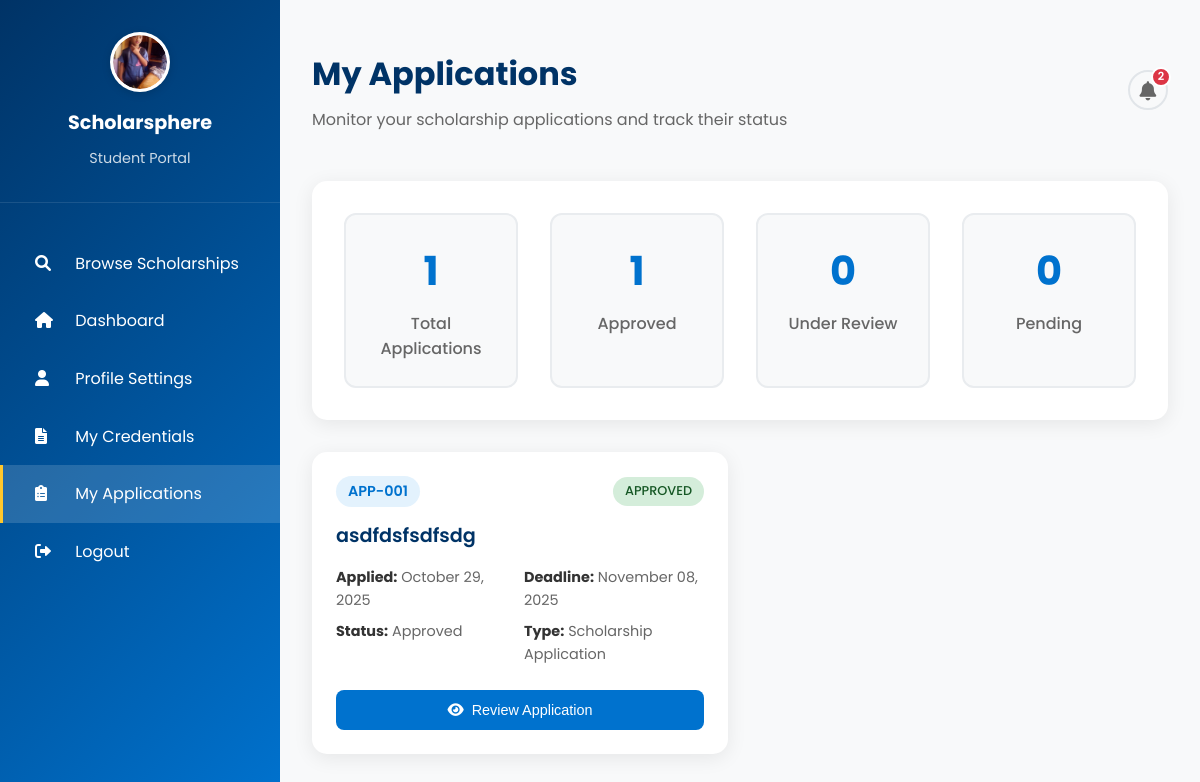
The app's page /students/applications (signed in) with its own data.
### app.py (models this page shows, shortened)
class User(UserMixin, db.Model):
    __tablename__ = 'users'
    id = db.Column(db.Integer, primary_key=True)
    first_name = db.Column(db.String(100), nullable=False)
    last_name = db.Column(db.String(100), nullable=False)
    email = db.Column(db.String(255), nullable=False, unique=True)
    student_id = db.Column(db.String(8), unique=True)
    birthday = db.Column(db.Date)
    password_hash = db.Column(db.String(255), nullable=False)
    role = db.Column(db.Enum('student', 'provider', 'admin'), nullable=False, default='student')
    profile_picture = db.Column(db.String(255), nullable=True)
    year_level = db.Column(db.String(20), nullable=True)  # 1st year, 2nd year, 3rd year, 4th year
    course = db.Column(db.String(50), nullable=True)  # BSIT, BSCS, BSCE, etc.
    organization = db.Column(db.String(255), nullable=True)  # For providers
    created_at = db.Column(db.DateTime, nullable=False, default=datetime.utcnow)
    updated_at = db.Column(db.DateTime, onupdate=datetime.utcnow)
    is_active = db.Column(db.Boolean, nullable=False, default=True)

class ScholarshipApplication(db.Model):
    __tablename__ = 'scholarship_applications'
    id = db.Column(db.Integer, primary_key=True)
    user_id = db.Column(db.Integer, db.ForeignKey('users.id'), nullable=False)
    scholarship_id = db.Column(db.Integer, db.ForeignKey('scholarships.id'), nullable=False)
    status = db.Column(db.String(20), nullable=False, default='pending')  # pending, approved, rejected, withdrawn, archived
    application_date = db.Column(db.DateTime, nullable=False, default=datetime.utcnow)
    reviewed_at = db.Column(db.DateTime, nullable=True)
    reviewed_by = db.Column(db.Integer, db.ForeignKey('users.id'), nullable=True)  # admin who reviewed
    notes = db.Column(db.Text, nullable=True)
    is_active = db.Column(db.Boolean, nullable=False, default=True)
    user = db.relationship('User', foreign_keys=[user_id], backref='scholarship_applications')
    reviewer = db.relationship('User', foreign_keys=[reviewed_by], backref='reviewed_applications')

class Scholarship(db.Model):
    __tablename__ = 'scholarships'
    id = db.Column(db.Integer, primary_key=True)
    code = db.Column(db.String(50), unique=True, nullable=False)
    title = db.Column(db.String(255), nullable=False)
    description = db.Column(db.Text, nullable=True)
    provider_id = db.Column(db.Integer, db.ForeignKey('users.id'), nullable=False)
    status = db.Column(db.String(20), nullable=False, default='draft')  # draft, approved, active, closed
    deadline = db.Column(db.Date, nullable=True)
    amount = db.Column(db.String(100), nullable=True)  # e.g., "₱50,000 per semester"
    requirements = db.Column(db.Text, nullable=True)
    applications_count = db.Column(db.Integer, nullable=False, default=0)
    pending_count = db.Column(db.Integer, nullable=False, default=0)
    approved_count = db.Column(db.Integer, nullable=False, default=0)
    disapproved_count = db.Column(db.Integer, nullable=False, default=0)
    created_at = db.Column(db.DateTime, nullable=False, default=datetime.utcnow)
    updated_at = db.Column(db.DateTime, onupdate=datetime.utcnow)
    is_active = db.Column(db.Boolean, nullable=False, default=True)
    provider = db.relationship('User', backref='scholarships')
    applications = db.relationship('ScholarshipApplication', backref='scholarship', lazy='dynamic')

### students/routes.py (the view)
@students_bp.route('/applications')
@login_required
def applications():
    if current_user.role != 'student':
        flash('Access denied. Student access required.', 'error')
        return redirect(url_for('index'))
    from flask import current_app
    from datetime import datetime
    db = current_app.extensions['sqlalchemy']
    user_applications = db.session.execute(
        text("""
            SELECT sa.id, sa.user_id, sa.scholarship_id, sa.status, sa.application_date,
                   s.title, s.deadline
            FROM scholarship_applications sa
            JOIN scholarships s ON sa.scholarship_id = s.id
            WHERE sa.user_id = :user_id AND sa.is_active = 1
            ORDER BY sa.application_date DESC
        """),
        {"user_id": current_user.id}
    ).fetchall()
    applications_data = []
    for app in user_applications:
        app_date_str = str(app[4]) if app[4] else None
        deadline_str = str(app[6]) if app[6] else None
        app_date = None
        if app_date_str:
            try:
                app_date = datetime.fromisoformat(app_date_str.replace('Z', '+00:00'))
            except (ValueError, TypeError):
                try:
                    app_date = datetime.strptime(app_date_str, '%Y-%m-%d %H:%M:%S')
                except (ValueError, TypeError):
                    app_date = datetime.now() # Fallback
        else:
            app_date = datetime.now()
        deadline = None
        if deadline_str:
            try:
                deadline = datetime.fromisoformat(deadline_str.replace('Z', '+00:00'))
            except (ValueError, TypeError):
                try:
                    deadline = datetime.strptime(deadline_str, '%Y-%m-%d')
                except (ValueError, TypeError):
                    try:
                        deadline = datetime.strptime(deadline_str, '%Y-%m-%d %H:%M:%S')
                    except (ValueError, TypeError):
                        deadline = None
        applications_data.append({
            'id': f"APP-{app[0]:03d}",
            'scholarship': app[5],
            'status': app[3].title(),
            'date_applied': app_date.strftime('%B %d, %Y'),
            'deadline': deadline.strftime('%B %d, %Y') if deadline else 'No deadline',
            'scholarship_id': app[2],
            'application_id': app[0]
        })
    return render_template('students/applications.html', applications=applications_data, user=current_user)

### app.py (called while the page is built)
@login_manager.user_loader
def load_user(user_id):
    return db.session.get(User, int(user_id))

### templates/students/applications.html (shortened to what this page needs)
{% extends "base.html" %}
{% block content %}
<div class="dashboard-container">
    <div class="sidebar">
        <div class="sidebar-header">
            <div class="sidebar-logo">
                {% if user.profile_picture %}
                    <img src="{{ url_for('static', filename='uploads/profile_pictures/' + user.profile_picture) }}" alt="Profile Picture">
                {% else %}
                    <img src="{{ url_for('static', filename='images/uc-logo.png') }}" alt="UC Logo">
                {% endif %}
            </div>
            <div class="sidebar-brand">Scholarsphere</div>
            <div class="sidebar-subtitle">Student Portal</div>
        </div>
        <nav class="sidebar-nav">
            <div class="nav-item" onclick="window.location.href='{{ url_for('students.scholarships') }}'">
                <i class="fas fa-search"></i> Browse Scholarships
            </div>
            <div class="nav-item" onclick="window.location.href='{{ url_for('students.dashboard') }}'">
                <i class="fas fa-home"></i> Dashboard
            </div>
            <div class="nav-item" onclick="window.location.href='{{ url_for('students.profile') }}'">
                <i class="fas fa-user"></i> Profile Settings
            </div>
            <div class="nav-item" onclick="window.location.href='{{ url_for('students.credentials') }}'">
                <i class="fas fa-file-alt"></i> My Credentials
            </div>
            <div class="nav-item active">
                <i class="fas fa-clipboard-list"></i> My Applications
            </div>
            <div class="nav-item" onclick="window.location.href='{{ url_for('logout') }}'">
                <i class="fas fa-sign-out-alt"></i> Logout
            </div>
        </nav>
    </div>
    <div class="main-content">
        <div class="top-bar">
            <div class="welcome-text">
                <h1>My Applications</h1>
                <p>Monitor your scholarship applications and track their status</p>
            </div>
            <div class="user-menu">
                <div class="notification-bell" onclick="toggleNotifications()">
                    <i class="fas fa-bell"></i>
                    <div class="notification-badge" id="notificationBadge" style="display:none;">0</div>
                </div>
            </div>
        </div>
        <div class="stats-summary">
            <div class="stats-grid">
                <div class="stat-card">
                    <span class="stat-number">{{ applications|length }}</span>
                    <div class="stat-label">Total Applications</div>
                </div>
                <div class="stat-card">
                    <span class="stat-number">{{ applications|selectattr('status', 'equalto', 'Approved')|list|length }}</span>
                    <div class="stat-label">Approved</div>
                </div>
                <div class="stat-card">
                    <span class="stat-number">{{ applications|selectattr('status', 'equalto', 'Under Review')|list|length }}</span>
                    <div class="stat-label">Under Review</div>
                </div>
                <div class="stat-card">
                    <span class="stat-number">{{ applications|selectattr('status', 'equalto', 'Pending')|list|length }}</span>
                    <div class="stat-label">Pending</div>
                </div>
            </div>
        </div>
<div class="applications-grid">
            {% if applications %}
                {% for application in applications %}
                <div class="application-card">
                    <div class="application-header">
                        <div class="application-id">{{ application.id }}</div>
                        <div class="application-status status-{{ application.status.lower().replace(' ', '-') }}">
                            {{ application.status }}
                        </div>
                    </div>
                    <div class="application-title">{{ application.scholarship }}</div>
                    <div class="application-info">
                        <div><strong>Applied:</strong> {{ application.date_applied }}</div>
                        <div><strong>Deadline:</strong> {{ application.deadline }}</div>
                        <div><strong>Status:</strong> {{ application.status }}</div>
                        <div><strong>Type:</strong> Scholarship Application</div>
                    </div>
                    <div class="application-actions">
<button class="action-btn btn-view" onclick="openAppDetails({{ application.application_id }})">
                            <i class="fas fa-eye"></i> Review Application
                        </button>
                    </div>
                </div>
                {% endfor %}
            {% endif %}
        </div>
    </div>
</div>
{% endblock %}

### static/css/main.css (style rules this page uses)
* { margin: 0; padding: 0; box-sizing: border-box; }
body { font-family: 'Poppins', sans-serif; line-height: 1.6; color: #333; background-color: #f8f9fa; }
.status-approved { background: #d4edda; color: #155724; }

### templates/students/applications.html (style rules this page uses)
.dashboard-container { display: flex; min-height: 100vh; }
.sidebar { width: 280px; background: linear-gradient(135deg, #003366 0%, #0072ce 100%); color: white; padding: 2rem 0; position: fixed; height: 100vh; overflow-y: auto; }
.sidebar-header { text-align: center; padding: 0 2rem 2rem 2rem; border-bottom: 1px solid rgba(255,255,255,0.1); }
.sidebar-logo { width: 60px; height: 60px; background: white; border-radius: 50%; margin: 0 auto 1rem auto; display: flex; align-items: center; justify-content: center; overflow: hidden; border: 3px solid rgba(255,255,255,0.3); box-shadow: 0 2px 8px rgba(0,0,0,0.15); }
.sidebar-logo img { width: 100%; height: 100%; object-fit: cover; border-radius: 50%; }
.sidebar-brand { font-size: 1.2rem; font-weight: 700; margin-bottom: 0.5rem; }
.sidebar-subtitle { font-size: 0.9rem; opacity: 0.8; }
.sidebar-nav { padding: 2rem 0; }
.nav-item { padding: 1rem 2rem; cursor: pointer; transition: background 0.3s; border-left: 3px solid transparent; }
.nav-item:hover, .nav-item.active { background: rgba(255,255,255,0.1); border-left-color: #ffc72c; }
.nav-item.active { background: rgba(255,255,255,0.15); }
.nav-item i { margin-right: 1rem; width: 20px; }
.main-content { flex: 1; margin-left: 280px; padding: 2rem; }
.top-bar { display: flex; justify-content: space-between; align-items: center; margin-bottom: 2rem; padding: 1rem 0; }
.welcome-text h1 { font-size: 2rem; color: #003366; margin-bottom: 0.5rem; }
.welcome-text p { color: #666; }
.user-menu { display: flex; align-items: center; gap: 1rem; }
.notification-bell { position: relative; width: 40px; height: 40px; background: #f8f9fa; border: 2px solid #e1e5e9; border-radius: 50%; display: flex; align-items: center; justify-content: center; cursor: pointer; transition: all 0.3s ease; color: #666; font-size: 1.2rem; }
.notification-badge { position: absolute; top: -5px; right: -5px; background: #dc3545; color: white; border-radius: 50%; width: 20px; height: 20px; font-size: 0.7rem; font-weight: 600; display: flex; align-items: center; justify-content: center; border: 2px solid white; }
.stats-summary { background: white; border-radius: 15px; padding: 2rem; box-shadow: 0 4px 20px rgba(0,0,0,0.08); margin-bottom: 2rem; }
.stats-grid { display: grid; grid-template-columns: repeat(auto-fit, minmax(120px, 1fr)); gap: 2rem; }
.stat-card { text-align: center; padding: 1.5rem; background: #f8f9fa; border-radius: 12px; border: 2px solid #e9ecef; }
.stat-number { font-size: 2.5rem; font-weight: 700; color: #0072ce; display: block; margin-bottom: 0.5rem; }
.stat-label { font-size: 1rem; color: #666; font-weight: 500; }
.applications-grid { display: grid; grid-template-columns: repeat(auto-fill, minmax(350px, 1fr)); gap: 1.5rem; }
.application-card { background: white; border-radius: 15px; padding: 1.5rem; box-shadow: 0 4px 20px rgba(0,0,0,0.08); transition: all 0.3s; border-left:<｜tool▁calls▁end｜>4px solid #0072ce; }
.application-header { display: flex; justify-content: space-between; align-items: center; margin-bottom: 1rem; }
.application-id { font-size: 0.9rem; font-weight: 600; color: #0072ce; background: #e3f2fd; padding: 0.25rem 0.75rem; border-radius: 20px; }
.application-status { padding: 0.25rem 0.75rem; border-radius: 20px; font-size: 0.8rem; font-weight: 500; text-transform: uppercase; }
.status-approved { background: #d4edda; color: #155724; }
.application-title { font-size: 1.2rem; font-weight: 600; color: #003366; margin-bottom: 1rem; line-height: 1.4; }
.application-info { color: #666; font-size: 0.9rem; margin-bottom: 1.5rem; display: grid; grid-template-columns: 1fr 1fr; gap: 0.5rem; }
.application-info strong { color: #333; }
.application-actions { display: flex; gap: 0.5rem; }
.action-btn { padding: 0.75rem 1rem; border: none; border-radius: 8px; cursor: pointer; font-size: 0.9rem; font-weight: 500; transition: all 0.3s; display: flex; align-items: center; gap: 0.5rem; text-decoration: none; }
.btn-view { background: #0072ce; color: white; flex: 1; justify-content: center; }

### records on screen
User: profile_picture (picture)
ScholarshipApplication: id "APP-001", status "APPROVED", scholarship "asdfdsfsdfsdg", date_applied "October 29, 2025", deadline "November 08, 2025", status "Approved"

### other values on screen
{{ applications|length }} "1"
{{ applications|selectattr('status', 'equalto', 'Approved')|list|length }} "1"
{{ applications|selectattr('status', 'equalto', 'Pending')|list|length }} "0"
